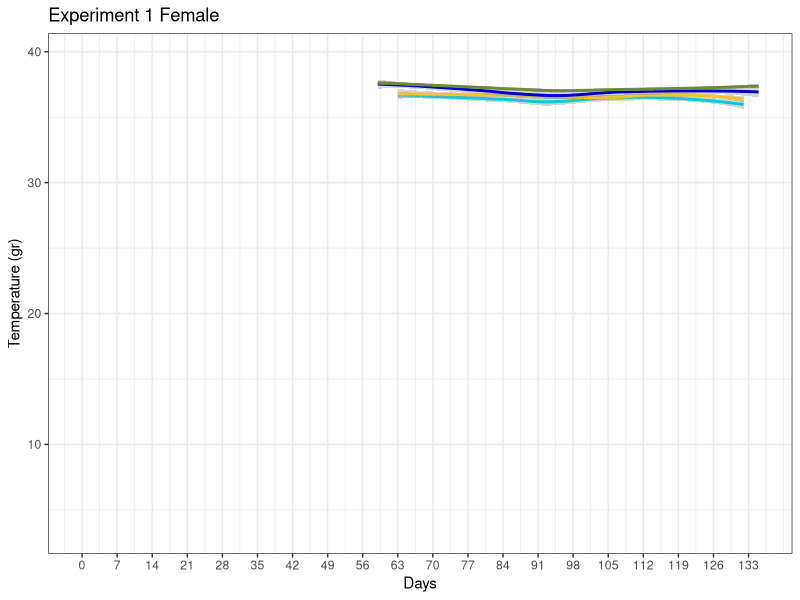
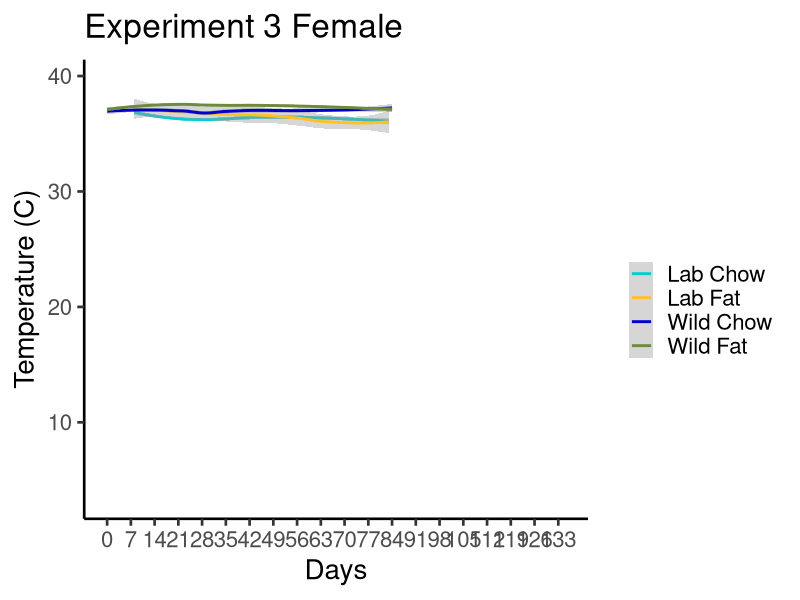
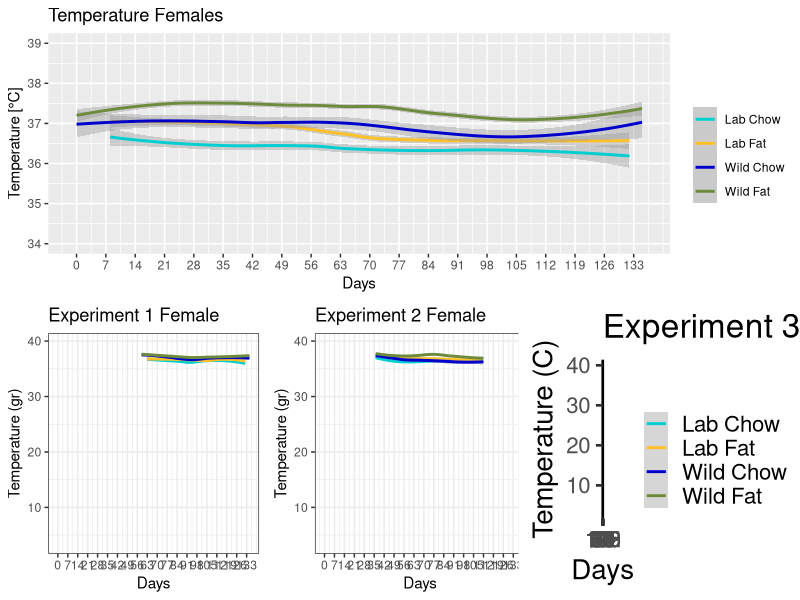

These figures' R source, in order:
## ---- chunk 1

# setwd("~/Desktop/Research/NAFLD/Experiments/All Experiments together")

library(ggplot2)
library(gdata)
library(rlist)
library(ggpubr)
library(gridBase)
library(gridExtra)
#installation of ggpubr, according to websitehttp://www.sthda.com/english/articles/24-ggpubr-publication-ready-plots/81-ggplot2-easy-way-to-mix-multiple-graphs-on-the-same-page/

cd <- read.csv("AllExp.csv")


#Change Date to custome date of R programm, no need now, format is already fine
cd$Date <- as.Date(cd$Date, "%m/%d/%y")

#for calculating days after starting the exp
for (Days in unique(cd$Experiment)) {
  
  for (Days2 in unique(cd$Microbiome)) {
    
    lowdate <- min(cd$Date[cd$Experiment == Days & cd$Microbiome == Days2])
  
    cd$Days[cd$Experiment == Days & cd$Microbiome == Days2] <- cd$Date[cd$Experiment == Days & cd$Microbiome == Days2] - lowdate
  }
  
}

minval <- min(cd$Temperature, na.rm = TRUE)
maxval <- max(cd$Temperature, na.rm = TRUE)
maxdays <- max(cd$Days, na.rm = TRUE)
mindays <- min(cd$Days, na.rm = TRUE)
sex <- "Female"

#Graph with all Exp together, take out the sex loop, since we redo this for males separately
#for (sex in unique(cd$Gender)){
    
LChow <- subset(cd, cd$Microbiome == "Lab" & cd$Food == "Chow" & cd$Gender == sex)
#puts all Temp for day zero into subset LChowday0
LChowDay0 <- subset(LChow, cd$Days == 0)
#puts all Temp for all days except day 0 into subset
LChowDayRest <- subset(LChow, cd$Days != 0)

LFat <- subset(cd, cd$Microbiome == "Lab" & cd$Food == "Fat"  & cd$Gender == sex)
LFatDay0 <- subset(LFat, cd$Days == 0)
LFatDayRest <- subset(LFat, cd$Days != 0)

WildChow <- subset(cd, cd$Microbiome == "Wild" & cd$Food == "Chow" & cd$Gender == sex)
WChowDay0 <- subset(WildChow, cd$Days == 0)
WChowDayRest <- subset(WildChow, cd$Days != 0)

WildFat <- subset(cd, cd$Microbiome == "Wild" & cd$Food == "Fat" & cd$Gender == sex)
WildFatDay0 <- subset(WildFat, cd$Days == 0)
WildFatDayRest <- subset(WildFat, cd$Days != 0)

 plotAllExp <- ggplot() +
   geom_smooth(data = LChow, aes(x = LChow$Days, y = LChow$Temperature, color = "Lab Chow")) +
   geom_smooth(data = LFat, aes(x = LFat$Days, y = LFat$Temperature, color = "Lab Fat")) +
   geom_smooth(data = WildChow, aes(x = WildChow$Days, y = WildChow$Temperature, color = "Wild Chow")) +
   geom_smooth(data = WildFat, aes(x = WildFat$Days, y = WildFat$Temperature, color = "Wild Fat")) +
   ylim(c(34, 39)) +
   scale_x_continuous(breaks=seq(0,maxdays, 7), limits = c(mindays, maxdays)) +
  # xlim(c(mindays, maxdays)) +
   xlab("Days") +
   ylab("Temperature [°C]") +
   scale_colour_manual("", values = c("darkturquoise","goldenrod1", "blue3", "darkolivegreen4"), breaks = c("Lab Chow", "Lab Fat", "Wild Chow", "Wild Fat")) +
   ggtitle(paste("Temperature Females")) +
   #puts Title of Graph into the middle of the graph
   theme(plot.title = element_text(hjust = 0.5)) +
   #adjusts size of writing and sets theme to "bw"
    theme_set(theme_bw(base_size = 20) )
 
 cdsub <- subset(cd, cd$Days == 0)
 
 plotAllExpBoxplotDay0 <- ggplot(data = cdsub, aes(x = cd$Microbiome[cd$Days == 0], y = cd$Temperature[cd$Days == 0], color = cd$Food[cd$Days == 0])) +
   geom_boxplot(ymin =34, ymax= 39)
 
 
cdsuballDays <- subset(cd, cd$Days != 0)
 
cd$Condition <- paste(cd$Microbiome, cd$Food)

plotAllExpBoxplotAllDays <- ggplot(data = cdsuballDays, aes(x = cdsuballDays$Condition, y = cdsuballDays$Temperature, color = cdsuballDays$Condition)) +
   geom_boxplot(lwd = 1.5) +  
  ggtitle(paste("Temperature Females")) +
   #adjusts size of writing and sets theme to "bw"
    theme_set(theme_classic(base_size = 20) ) +
   #puts Title of Graph into the middle of the graph
   theme(plot.title = element_text(hjust = 0.5), axis.text.x = element_blank())   +
   scale_colour_manual("", values = c("darkturquoise","goldenrod1", "blue3", "darkolivegreen4"), breaks = c("Lab Chow", "Lab Fat", "Wild Chow", "Wild Fat")) +
   ggtitle(paste("Temperature Females")) +
    xlab("Condition") +
    # ylab(paste("Temperature [", ~degree~, "C]"))
     ylab("Temperature [°C]")
  

 

LChow1 <- subset(cd, cd$Microbiome == "Lab" & cd$Food == "Chow" & cd$Gender == sex & cd$Experiment == 1)
LFat1 <- subset(cd, cd$Microbiome == "Lab" & cd$Food == "Fat"  & cd$Gender == sex & cd$Experiment == 1)
WildChow1 <- subset(cd, cd$Microbiome == "Wild" & cd$Food == "Chow" & cd$Gender == sex & cd$Experiment == 1)
WildFat1 <- subset(cd, cd$Microbiome == "Wild" & cd$Food == "Fat" & cd$Gender == sex & cd$Experiment == 1)

plotExp1 <- ggplot() +
  geom_smooth(data = LChow1, aes(x = LChow1$Days, y = LChow1$Temperature, color = "Lab Chow")) +
  geom_smooth(data = LFat1, aes(x = LFat1$Days, y = LFat1$Temperature, color = "Lab Fat")) +
  geom_smooth(data = WildChow1, aes(x = WildChow1$Days, y = WildChow1$Temperature, color = "Wild Chow")) +
  geom_smooth(data = WildFat1, aes(x = WildFat1$Days, y = WildFat1$Temperature, color = "Wild Fat")) +
  ylim(c(1.15 * minval, 0.85 * maxval)) +
  scale_x_continuous(breaks=seq(0,maxdays, 7), limits = c(mindays, maxdays)) +
 # xlim(c(mindays, maxdays)) +
  xlab("Days") +
  ylab("Temperature (gr)") +
  scale_colour_manual("", values = c("darkturquoise","goldenrod1", "blue3", "darkolivegreen4"), breaks = c("Lab Chow", "Lab Fat", "Wild Chow", "Wild Fat")) +
  ggtitle( paste("Experiment 1", as.character(sex) )) +
  theme_bw() +
  theme(legend.position="none")

print(plotExp1)


LChow2 <- subset(cd, cd$Microbiome == "Lab" & cd$Food == "Chow" & cd$Gender == sex & cd$Experiment == 2)
LFat2 <- subset(cd, cd$Microbiome == "Lab" & cd$Food == "Fat"  & cd$Gender == sex & cd$Experiment == 2)
WildChow2 <- subset(cd, cd$Microbiome == "Wild" & cd$Food == "Chow" & cd$Gender == sex & cd$Experiment == 2)
WildFat2 <- subset(cd, cd$Microbiome == "Wild" & cd$Food == "Fat" & cd$Gender == sex & cd$Experiment == 2)

plotExp2 <- ggplot() +
  geom_smooth(data = LChow2, aes(x = LChow2$Days, y = LChow2$Temperature, color = "Lab Chow")) +
  geom_smooth(data = LFat2, aes(x = LFat2$Days, y = LFat2$Temperature, color = "Lab Fat")) +
  geom_smooth(data = WildChow2, aes(x = WildChow2$Days, y = WildChow2$Temperature, color = "Wild Chow")) +
  geom_smooth(data = WildFat2, aes(x = WildFat2$Days, y = WildFat2$Temperature, color = "Wild Fat")) +
  ylim(c(1.15 * minval, 0.85 * maxval)) +
  scale_x_continuous(breaks=seq(0,maxdays, 7), limits = c(mindays, maxdays)) +
 # xlim(c(mindays, maxdays)) +
  xlab("Days") +
  ylab("Temperature (gr)") +
  scale_colour_manual("", values = c("darkturquoise","goldenrod1", "blue3", "darkolivegreen4") ,
                      breaks = c("Lab Chow", "Lab Fat", "Wild Chow", "Wild Fat")
                      ) +
  ggtitle( paste("Experiment 2", as.character(sex) )) +
  theme_bw() +
   theme(legend.position="none") 


#Hardcoded Exp 3
LChow3 <- subset(cd, cd$Microbiome == "Lab" & cd$Food == "Chow" & cd$Gender == sex & cd$Experiment == 3)
LFat3 <- subset(cd, cd$Microbiome == "Lab" & cd$Food == "Fat"  & cd$Gender == sex & cd$Experiment == 3)
WildChow3 <- subset(cd, cd$Microbiome == "Wild" & cd$Food == "Chow" & cd$Gender == sex & cd$Experiment == 3)
WildFat3 <- subset(cd, cd$Microbiome == "Wild" & cd$Food == "Fat" & cd$Gender == sex & cd$Experiment == 3)


plotExp3 <- ggplot() +
  geom_smooth(data = LChow3, aes(x = LChow3$Days, y = LChow3$Temperature, color = "Lab Chow")) +
  geom_smooth(data = LFat3, aes(x = LFat3$Days, y = LFat3$Temperature, color = "Lab Fat")) +
  geom_smooth(data = WildChow3, aes(x = WildChow3$Days, y = WildChow3$Temperature, color = "Wild Chow")) +
  geom_smooth(data = WildFat3, aes(x = WildFat3$Days, y = WildFat3$Temperature, color = "Wild Fat")) +
  ylim(c(1.15 * minval, 0.85 * maxval)) +
  scale_x_continuous(breaks=seq(0,maxdays, 7), limits = c(mindays, maxdays)) +
 # xlim(c(mindays, maxdays)) +
  xlab("Days") +
  ylab("Temperature (C)") +
  scale_colour_manual("", values = c("darkturquoise","goldenrod1", "blue3", "darkolivegreen4") ,
                      breaks = c("Lab Chow", "Lab Fat", "Wild Chow", "Wild Fat")) +
  ggtitle( paste("Experiment 3", as.character(sex) )) +
  theme(plot.title = element_text(hjust = 0.5)) +
  theme_set(theme_bw(base_size = 20) )

print(plotExp3)

grid.arrange(grobs = list(plotAllExp,
         plotExp1, plotExp2, plotExp3),
          layout_matrix = rbind(1, c(2:4)))



 plotAllExpJitter <- ggplot() +
   geom_smooth(data = LChow, method ="lm", aes(x = LChow$Days, y = LChow$Temperature, color = "Lab Chow")) +
   geom_smooth(data = LFat, method ="lm", aes(x = LFat$Days, y = LFat$Temperature, color = "Lab Fat")) + 
   geom_smooth(data = WildChow, method ="lm", aes(x = WildChow$Days, y = WildChow$Temperature, color = "Wild Chow")) +
   geom_smooth(data = WildFat, method ="lm", aes(x = WildFat$Days, y = WildFat$Temperature, color = "Wild Fat")) +
   geom_jitter(data = LChow, aes(x = LChow$Days, y = LChow$Temperature, color = "Lab Chow")) +
   geom_jitter(data = LFat, aes(x = LFat$Days, y = LFat$Temperature, color = "Lab Fat")) +
   geom_jitter(data = WildChow, aes(x = WildChow$Days, y = WildChow$Temperature, color = "Wild Chow")) +
   geom_jitter(data = WildFat, aes(x = WildFat$Days, y = WildFat$Temperature, color = "Wild Fat")) +
   ylim(c(34, 39)) +
   scale_x_continuous(breaks=seq(0,maxdays, 7), limits = c(mindays, maxdays)) +
  # xlim(c(mindays, maxdays)) +
   xlab("Days") +
   ylab("Temperature [°C]") +
   scale_colour_manual("", values = c("darkturquoise","goldenrod1", "blue3", "darkolivegreen4"), breaks = c("Lab Chow", "Lab Fat", "Wild Chow", "Wild Fat")) +
   ggtitle(paste("Temperature Females")) +
   #puts Title of Graph into the middle of the graph
   theme(plot.title = element_text(hjust = 0.5)) +
   #adjusts size of writing and sets theme to "bw"
    theme_set(theme_bw(base_size = 20) )
 
 
    
